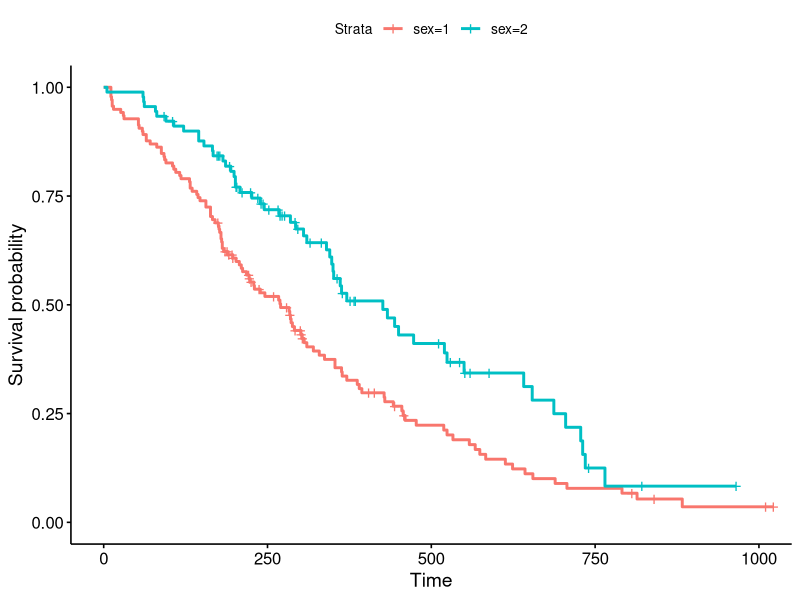
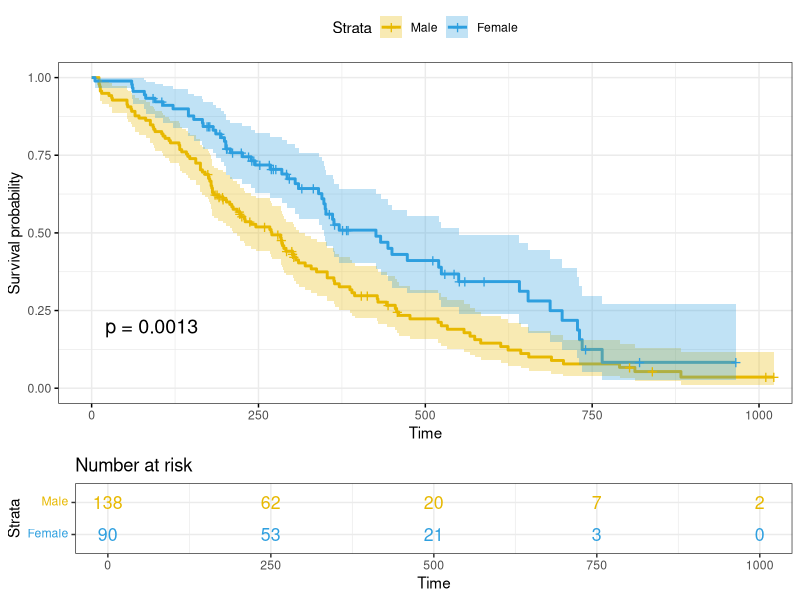
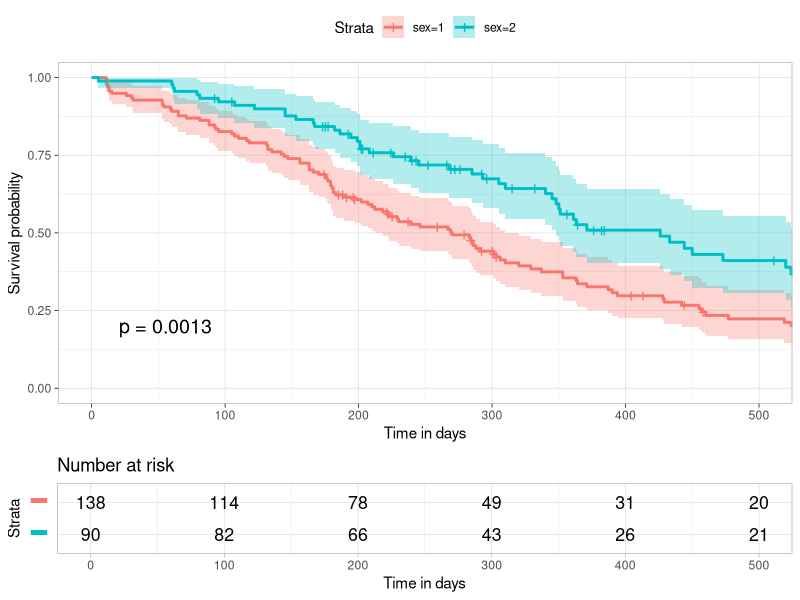
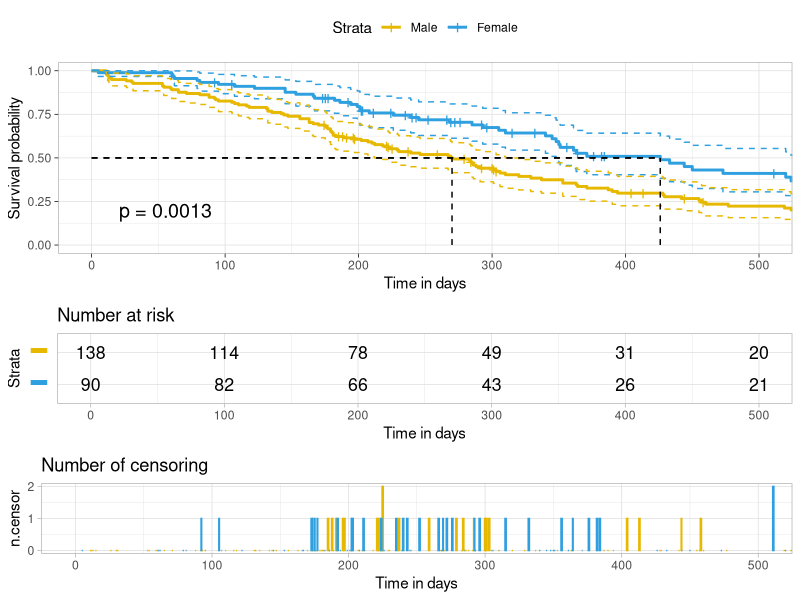
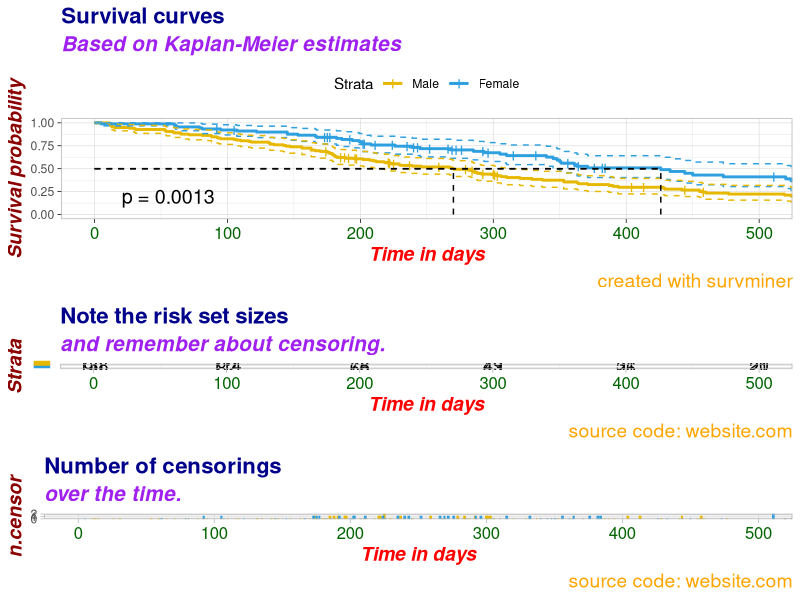
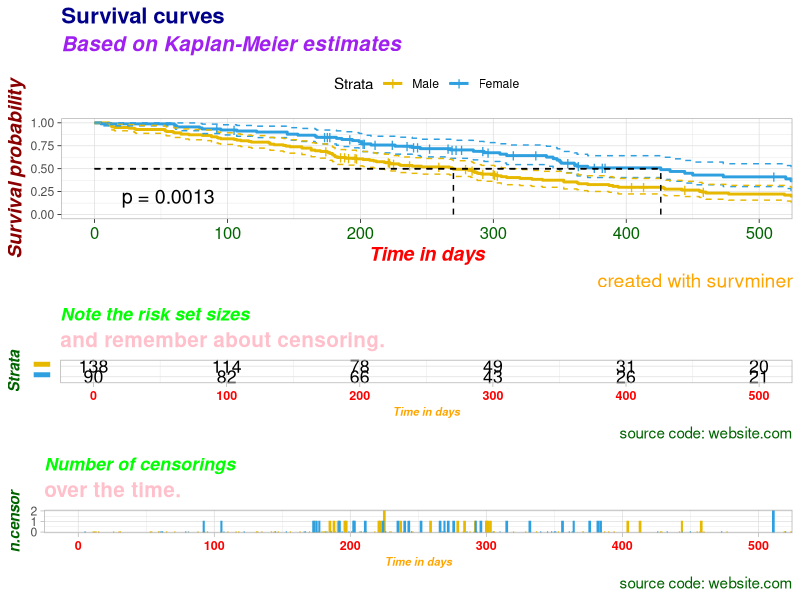

Write R code to recreate these figures, in order.
## ---- chunk 1
knitr::opts_chunk$set(
  collapse = TRUE,
  message = FALSE,
  warning = FALSE,
  comment = "#",
  fig.path = "tools/README-",
  fig.cap=""
)
## ---- chunk 2
library("survminer")
## ---- chunk 3
require("survival")
fit <- survfit(Surv(time, status) ~ sex, data = lung)
## ---- chunk 4
ggsurvplot(fit, data = lung)
## ---- chunk 5
ggsurvplot(
  fit, 
  data = lung, 
  size = 1,                 # change line size
  palette = 
    c("#E7B800", "#2E9FDF"),# custom color palettes
  conf.int = TRUE,          # Add confidence interval
  pval = TRUE,              # Add p-value
  risk.table = TRUE,        # Add risk table
  risk.table.col = "strata",# Risk table color by groups
  legend.labs = 
    c("Male", "Female"),    # Change legend labels
  risk.table.height = 0.25, # Useful to change when you have multiple groups
  ggtheme = theme_bw()      # Change ggplot2 theme
)
## ---- chunk 6
ggsurvplot(
   fit,                     # survfit object with calculated statistics.
   data = lung,             # data used to fit survival curves.
   risk.table = TRUE,       # show risk table.
   pval = TRUE,             # show p-value of log-rank test.
   conf.int = TRUE,         # show confidence intervals for 
                            # point estimates of survival curves.
   xlim = c(0,500),         # present narrower X axis, but not affect
                            # survival estimates.
   xlab = "Time in days",   # customize X axis label.
   break.time.by = 100,     # break X axis in time intervals by 500.
   ggtheme = theme_light(), # customize plot and risk table with a theme.
 risk.table.y.text.col = T, # colour risk table text annotations.
  risk.table.y.text = FALSE # show bars instead of names in text annotations
                            # in legend of risk table
)
## ---- chunk 7
ggsurv <- ggsurvplot(
           fit,                     # survfit object with calculated statistics.
           data = lung,             # data used to fit survival curves.
           risk.table = TRUE,       # show risk table.
           pval = TRUE,             # show p-value of log-rank test.
           conf.int = TRUE,         # show confidence intervals for 
                                    # point estimates of survival curves.
           palette = c("#E7B800", "#2E9FDF"),
           xlim = c(0,500),         # present narrower X axis, but not affect
                                    # survival estimates.
           xlab = "Time in days",   # customize X axis label.
           break.time.by = 100,     # break X axis in time intervals by 500.
           ggtheme = theme_light(), # customize plot and risk table with a theme.
          risk.table.y.text.col = T,# colour risk table text annotations.
          risk.table.height = 0.25, # the height of the risk table
          risk.table.y.text = FALSE,# show bars instead of names in text annotations
                                    # in legend of risk table.
          ncensor.plot = TRUE,      # plot the number of censored subjects at time t
          ncensor.plot.height = 0.25,
          conf.int.style = "step",  # customize style of confidence intervals
          surv.median.line = "hv",  # add the median survival pointer.
          legend.labs = 
            c("Male", "Female")    # change legend labels.
        )
ggsurv
## ---- chunk 8
customize_labels <- function (p, font.title = NULL,
                              font.subtitle = NULL, font.caption = NULL,
                              font.x = NULL, font.y = NULL, font.xtickslab = NULL, font.ytickslab = NULL)
{
  original.p <- p
  if(is.ggplot(original.p)) list.plots <- list(original.p)
  else if(is.list(original.p)) list.plots <- original.p
  else stop("Can't handle an object of class ", class (original.p))
  .set_font <- function(font){
    font <- ggpubr:::.parse_font(font)
    ggtext::element_markdown (size = font$size, face = font$face, colour = font$color)
  }
  for(i in 1:length(list.plots)){
    p <- list.plots[[i]]
    if(is.ggplot(p)){
      if (!is.null(font.title)) p <- p + theme(plot.title = .set_font(font.title))
      if (!is.null(font.subtitle)) p <- p + theme(plot.subtitle = .set_font(font.subtitle))
      if (!is.null(font.caption)) p <- p + theme(plot.caption = .set_font(font.caption))
      if (!is.null(font.x)) p <- p + theme(axis.title.x = .set_font(font.x))
      if (!is.null(font.y)) p <- p + theme(axis.title.y = .set_font(font.y))
      if (!is.null(font.xtickslab)) p <- p + theme(axis.text.x = .set_font(font.xtickslab))
      if (!is.null(font.ytickslab)) p <- p + theme(axis.text.y = .set_font(font.ytickslab))
      list.plots[[i]] <- p
    }
  }
  if(is.ggplot(original.p)) list.plots[[1]]
  else list.plots
}
## ---- chunk 9
# Changing Labels
# %%%%%%%%%%%%%%%%%%%%%%%%%%
# Labels for Survival Curves (plot)
ggsurv$plot <- ggsurv$plot + labs(
  title    = "Survival curves",                     
  subtitle = "Based on Kaplan-Meier estimates",  
  caption  = "created with survminer"             
  )

# Labels for Risk Table 
ggsurv$table <- ggsurv$table + labs(
  title    = "Note the risk set sizes",          
  subtitle = "and remember about censoring.", 
  caption  = "source code: website.com"        
  )

# Labels for ncensor plot 
ggsurv$ncensor.plot <- ggsurv$ncensor.plot + labs( 
  title    = "Number of censorings", 
  subtitle = "over the time.",
  caption  = "source code: website.com"
  )

# Changing the font size, style and color
# %%%%%%%%%%%%%%%%%%%%%%%%%%%%%%%%%%%%%%%
# Applying the same font style to all the components of ggsurv:
# survival curves, risk table and censor part

ggsurv <- customize_labels(
  ggsurv,
  font.title    = c(16, "bold", "darkblue"),         
  font.subtitle = c(15, "bold.italic", "purple"), 
  font.caption  = c(14, "plain", "orange"),        
  font.x        = c(14, "bold.italic", "red"),          
  font.y        = c(14, "bold.italic", "darkred"),      
  font.xtickslab = c(12, "plain", "darkgreen")
)

ggsurv
## ---- chunk 10
# Using specific fonts for risk table and ncensor plots
#%%%%%%%%%%%%%%%%%%%%%%%%%%%%%%%%%%%%%%%%%%%%%%%%%%%%%%%%%%%
# Font for Risk Table
ggsurv$table <- customize_labels(
  ggsurv$table,
  font.title    = c(13, "bold.italic", "green"),
  font.subtitle = c(15, "bold", "pink"),
  font.caption  = c(11, "plain", "darkgreen"),
  font.x        = c(8, "bold.italic", "orange"),
  font.y        = c(11, "bold.italic", "darkgreen"),
  font.xtickslab = c(9, "bold", "red")
)


# Font for ncensor plot
ggsurv$ncensor.plot <- customize_labels(
  ggsurv$ncensor.plot,
  font.title    = c(13, "bold.italic", "green"),
  font.subtitle = c(15, "bold", "pink"),
  font.caption  = c(11, "plain", "darkgreen"),
  font.x        = c(8, "bold.italic", "orange"),
  font.y        = c(11, "bold.italic", "darkgreen"),
  font.xtickslab = c(9, "bold", "red")
)

print(ggsurv)

